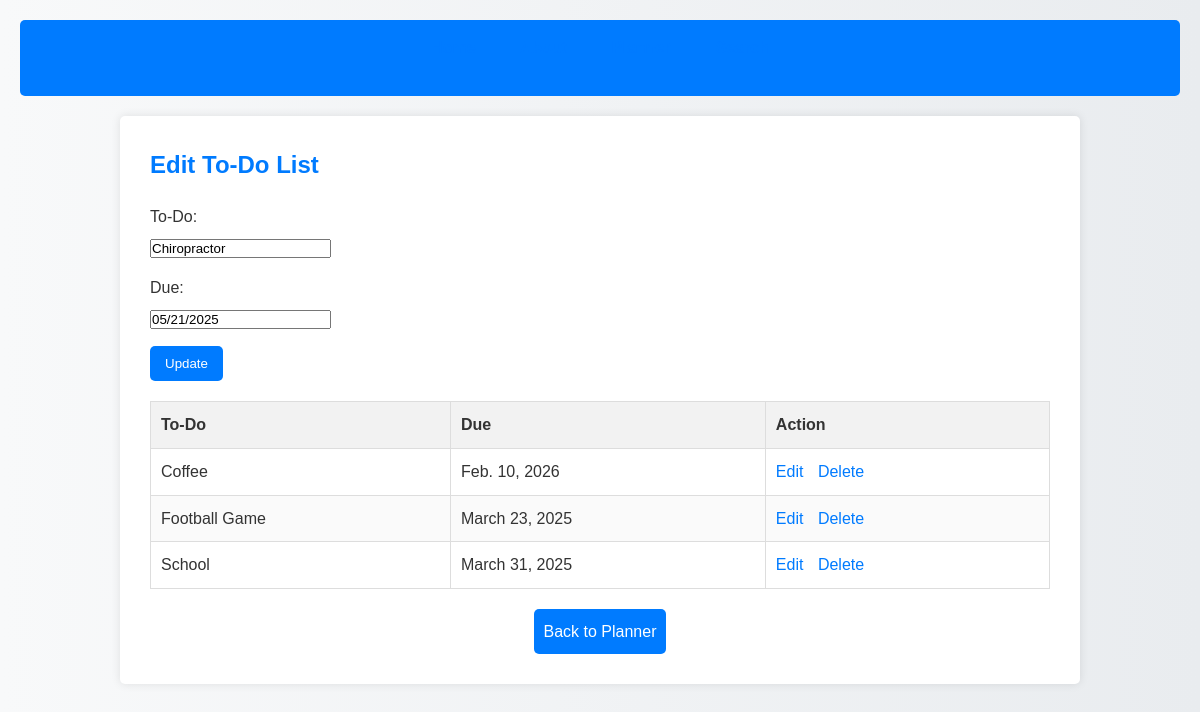
/todo/planner/edit/43/, run on the app's committed database.
### todo_list_app/models.py (models this page shows, shortened)
class Todo(models.Model):
    todo = models.CharField(max_length=100, null=True)
    due = models.DateField(null=True)  # Use DateField for proper date validation

### todo_list_app/views.py (the view)
def edit_todo(request, todo_id):
    todo = get_object_or_404(Todo, id=todo_id)
    todolist = Todo.objects.exclude(id=todo.id)
    if request.method == "POST":
        form = TodoForm(request.POST, instance=todo)
        if form.is_valid():
            form.save()
            return redirect('planner')
    else:
        form = TodoForm(instance=todo)
    return render(request, 'todo_edit.html', {'form': form, 'todolist': todolist})

### todo_list_app/forms.py (shortened to what this page needs)
class TodoForm(forms.ModelForm):
    due = forms.DateField(
        input_formats=['%m/%d/%Y'],  # Expects input in MM/DD/YYYY format
        widget=forms.DateInput(format='%m/%d/%Y', attrs={'placeholder': 'MM/DD/YYYY'}),
        error_messages={'invalid': 'Please enter the date in MM/DD/YYYY format.'}
    )
    class Meta:
        model = Todo
        fields = ['todo', 'due']

### todo_list_app/templates/todo_edit.html (shortened to what this page needs)
{% load static %}
<!DOCTYPE html>
<html lang="en">
<head>
  <link rel="stylesheet" href="{% static 'css/base_styles.css' %}">
</head>
<body>
  <header>
    <nav>
    	<a href="{% url 'index' %}">Home</a>
    	<a href="{% url 'about' %}">About</a>
    	<a href="{% url 'planner' %}">Planner</a>
	<a href"{% url 'search_todo' %}">Search</a>
    </nav>
  </header>
  <main>
    <section class="todo-section">
      <h1>Edit To-Do List</h1>
      <form method="POST">
        <div class="form-group">
          <label for="{{ form.todo.id_for_label }}">To-Do:</label>
          {{ form.todo }}
        </div>
        <div class="form-group">
          <label for="{{ form.due.id_for_label }}">Due:</label>
          {{ form.due }}
        </div>
        <button type="submit">Update</button>
      </form>
      <table class="todo-table">
        <thead>
          <tr>
            <th>To-Do</th>
            <th>Due</th>
            <th>Action</th>
          </tr>
        </thead>
        <tbody>
          {% for todo in todolist %}
            {% if todo.pk|stringformat:"s" != form.instance.pk|stringformat:"s" %}
              <tr>
                <td>{{ todo.todo }}</td>
                <td>{{ todo.due }}</td>
                <td>
                  <a href="{% url 'edit_todo' todo.pk %}">Edit</a>
		  <a href="{% url 'delete_todo' todo.pk %}" class="btn-delete" data-todo-id="{{ todo.pk }}">Delete</a>
                </td>
              </tr>
            {% endif %}
          {% empty %}
            <tr>
              <td colspan="3">No other to-do entries available.</td>
            </tr>
          {% endfor %}
        </tbody>
      </table>
    </section>
    <div class="back-container">
      <a href="{% url 'planner' %}" class="btn-back">Back to Planner</a>
    </div>
  </main>
</body>
</html>

### todo_list_app/static/css/base_styles.css (style rules this page uses)
* { margin: 0; padding: 0; box-sizing: border-box; }
body { font-family: Arial, sans-serif; line-height: 1.6; background: linear-gradient(to right, #f8f9fa, #e9ecef); color: #333; padding: 20px; }
header { background-color: #007bff; padding: 15px 0; border-radius: 5px; margin-bottom: 20px; }
header nav { display: flex; justify-content: center; }
header nav a { color: #fff; text-decoration: none; margin: 0 15px; font-weight: bold; transition: text-decoration 0.3s; }
main { background: #fff; padding: 30px; border-radius: 5px; box-shadow: 0 0 10px rgba(0, 0, 0, 0.1); max-width: 960px; margin: 0 auto 20px; }
h1 { margin-bottom: 20px; color: #007bff; }

### todo_list_app/templates/todo_edit.html (style rules this page uses)
.form-group { margin-bottom: 15px; }
.form-group label { display: block; margin-bottom: 5px; }
form button { padding: 10px 15px; background-color: #007bff; color: #fff; border: none; border-radius: 5px; cursor: pointer; }
.todo-table { width: 100%; border-collapse: collapse; margin-top: 20px; }
.todo-table th, .todo-table td { border: 1px solid #ddd; padding: 10px; text-align: left; }
.todo-table th { background-color: #f2f2f2; }
.todo-table tr:nth-child(even) { background-color: #fafafa; }
.todo-table a { margin-right: 10px; color: #007bff; text-decoration: none; }
header nav { display: flex; justify-content: center; gap: 15px; margin-bottom: 20px; }
header nav a { text-decoration: none; color: #007bff; font-weight: bold; }
.back-container { text-align: center; margin-top: 20px; }
.btn-back { background-color: #007bff; color: white; padding: 10px; border-radius: 5px; text-decoration: none; display: inline-block; cursor: pointer; }

### data on the page
Todo: todo "Chiropractor", due "05/21/2025"
Todo: todo "Coffee", due "Feb. 10, 2026"
Todo: todo "Football Game", due "March 23, 2025"
Todo: todo "School", due "March 31, 2025"
